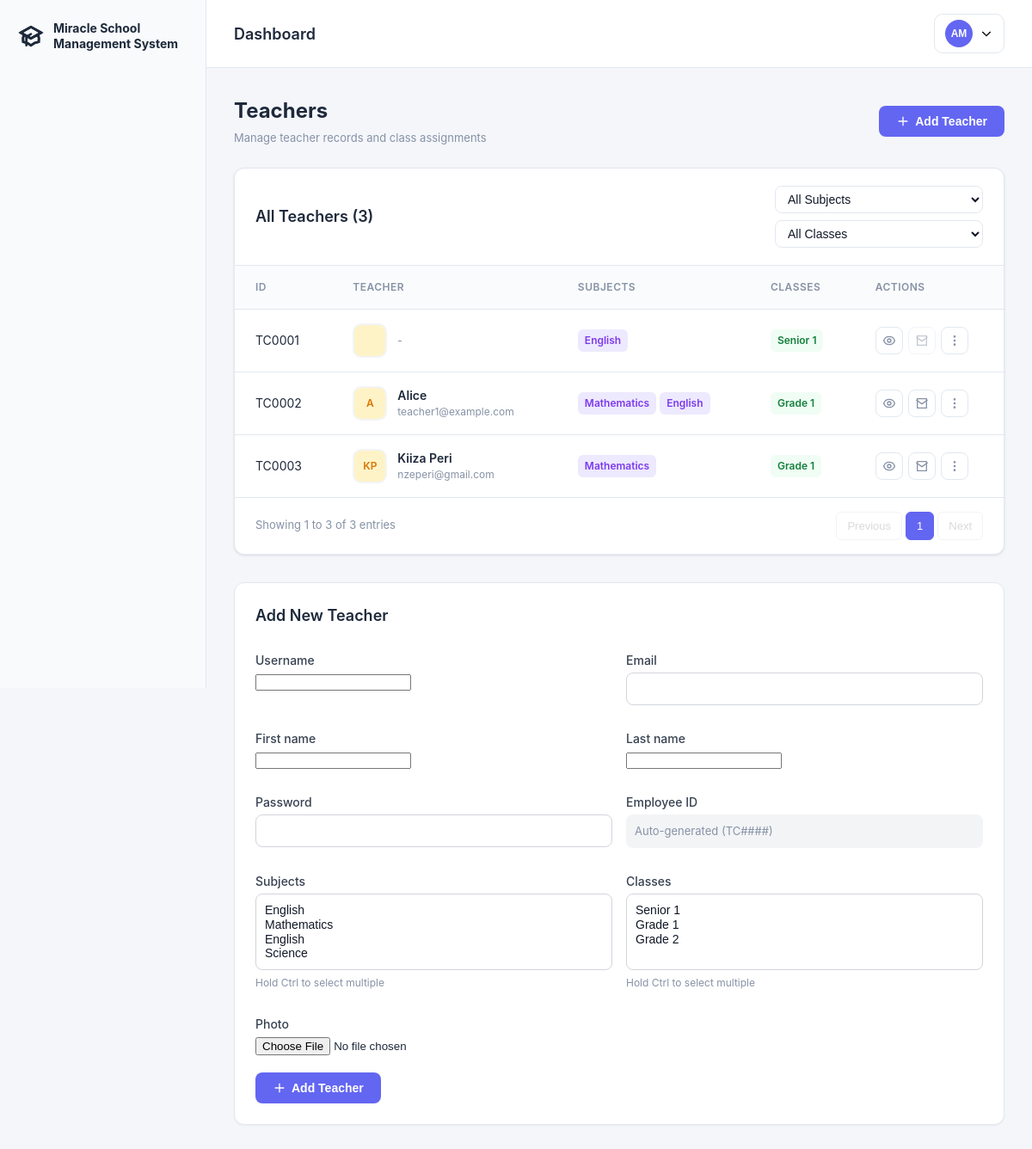
Page /portal/admin/teachers/ (signed in) on the committed database.
### school/models.py (models this page shows, shortened)
class User(AbstractUser):
    USER_TYPE_CHOICES = (
        ('admin', 'Administrator'),
        ('teacher', 'Teacher'),
        ('student', 'Student'),
        ('bursar', 'Bursar'),
    )
    user_type = models.CharField(max_length=10, choices=USER_TYPE_CHOICES)
    phone = models.CharField(max_length=15, blank=True, null=True)
    address = models.TextField(blank=True, null=True)
    class Meta:
        db_table = 'users'

class Teacher(models.Model):
    user = models.OneToOneField(User, on_delete=models.CASCADE)
    employee_id = models.CharField(max_length=20, unique=True)
    subjects = models.ManyToManyField(Subject)
    classes = models.ManyToManyField(Class, related_name='teachers')
    photo = models.ImageField(upload_to='teachers/photos/', blank=True, null=True)
    class Meta:
        db_table = 'teachers'

class Subject(models.Model):
    name = models.CharField(max_length=100)
    code = models.CharField(max_length=10, unique=True)
    description = models.TextField(blank=True)
    class Meta:
        db_table = 'subjects'

class Class(models.Model):
    name = models.CharField(max_length=50)
    level = models.CharField(max_length=20)
    class_teacher = models.ForeignKey(User, on_delete=models.SET_NULL, null=True,
                                      limit_choices_to={'user_type': 'teacher'})
    academic_year = models.CharField(max_length=9, default='2024/2025')
    promotion_rank = models.IntegerField(default=0, help_text="Order used for automatic promotion across years")
    class Meta:
        db_table = 'classes'
        verbose_name_plural = 'Classes'

### school/views.py (the view, shortened to what this page needs)
# urls.py: path('portal/admin/teachers/', views.manage_teachers, name='manage_teachers'),
@login_required
@user_passes_test(is_admin)
def manage_teachers(request):
    teachers = Teacher.objects.select_related('user').prefetch_related('subjects', 'classes').all()
    subjects = Subject.objects.all()
    classes = Class.objects.all()
    selected_subject_id = request.GET.get('subject_id')
    selected_class_id = request.GET.get('class_id')
    if selected_subject_id:
        teachers = teachers.filter(subjects__id=selected_subject_id)
    if selected_class_id:
        teachers = teachers.filter(classes__id=selected_class_id)
    teachers = teachers.distinct()
    context = {
        'teachers': teachers,
        'subjects': subjects,
        'classes': classes,
        'selected_subject_id': selected_subject_id,
        'selected_class_id': selected_class_id,
    }
    return render(request, 'admin/teachers.html', context)

### school/templates/admin/teachers.html (shortened to what this page needs)
{% extends 'base_dashboard.html' %}
{% block content %}
  <div class="content-header">
    <div>
      <h1 class="content-title">Teachers</h1>
      <p class="content-subtitle">Manage teacher records and class assignments</p>
    </div>
    <button class="btn btn-primary" onclick="document.getElementById('addTeacherForm').scrollIntoView({behavior:'smooth'})">
      <svg width="16" height="16" viewBox="0 0 24 24" fill="none" stroke="currentColor" stroke-width="2"><path d="M12 4v16m8-8H4"/></svg>
      Add Teacher
    </button>
  </div>
  <div class="table-container">
    <div class="table-header">
      <h3>All Teachers ({{ teachers.count }})</h3>
      <div class="table-filters" style="display:flex;gap:8px;align-items:center">
        <form method="get" id="teacherFilterForm" style="display:flex;gap:8px;align-items:center;flex-wrap:wrap">
          <select name="subject_id" onchange="this.form.submit()" style="padding:6px 10px;border:1px solid var(--border);border-radius:8px">
            <option value="">All Subjects</option>
          </select>
          <select name="class_id" onchange="this.form.submit()" style="padding:6px 10px;border:1px solid var(--border);border-radius:8px">
            <option value="">All Classes</option>
          </select>
        </form>
      </div>
    </div>
    <table>
      <thead>
        <tr>
          <th>ID</th>
          <th>TEACHER</th>
          <th>SUBJECTS</th>
          <th>CLASSES</th>
          <th>ACTIONS</th>
        </tr>
      </thead>
      <tbody>
        {% for t in teachers %}
          <tr>
            <td>{{ t.employee_id }}</td>
            <td>
              <div style="display:flex;align-items:center;gap:12px">
                {% if t.photo %}
                  <img src="{{ t.photo.url }}" alt="{{ t.user.get_full_name }}" class="table-avatar" />
                {% else %}
                  <div class="table-avatar" style="background:#fef3c7;color:#d97706;display:flex;align-items:center;justify-content:center;font-weight:600;font-size:12px">{{ t.user.first_name|slice:":1" }}{{ t.user.last_name|slice:":1" }}</div>
                {% endif %}
                <div>
                  <div style="font-weight:600;color:var(--text)">{{ t.user.get_full_name }}</div>
                  <div style="font-size:12px;color:var(--muted)">{{ t.user.email|default:"-" }}</div>
                </div>
              </div>
            </td>
            <td>
              <div style="display:flex;gap:4px;flex-wrap:wrap">
                {% for s in t.subjects.all %}
                  <span style="padding:4px 8px;background:#ede9fe;color:#7c3aed;border-radius:6px;font-size:12px;font-weight:600">{{ s.name }}</span>
                {% empty %}
                  <span style="color:var(--muted)">-</span>
                {% endfor %}
              </div>
            </td>
            <td>
              <div style="display:flex;gap:4px;flex-wrap:wrap">
                {% for c in t.classes.all %}
                  <span style="padding:4px 8px;background:#f0fdf4;color:#15803d;border-radius:6px;font-size:12px;font-weight:600">{{ c.name }}</span>
                {% empty %}
                  <span style="color:var(--muted)">-</span>
                {% endfor %}
              </div>
            </td>
            <td>
              <div class="table-actions">
                <a href="{% url 'admin_view_teacher' t.id %}" class="table-icon-btn" title="View details" aria-label="View profile">
                  <svg viewBox="0 0 24 24" fill="none" stroke="currentColor" stroke-width="2"><path d="M15 12a3 3 0 11-6 0 3 3 0 016 0z"/><path d="M2.458 12C3.732 7.943 7.523 5 12 5c4.478 0 8.268 2.943 9.542 7-1.274 4.057-5.064 7-9.542 7-4.477 0-8.268-2.943-9.542-7z"/></svg>
                </a>
                {% if t.user.email %}
                <a href="mailto:{{ t.user.email }}" class="table-icon-btn" title="Email {{ t.user.get_full_name }}" aria-label="Email">
                  <svg viewBox="0 0 24 24" fill="none" stroke="currentColor" stroke-width="2"><path d="M4 4h16v16H4z"/><path d="M22 6l-10 7L2 6"/></svg>
                </a>
                {% else %}
                <span class="table-icon-btn" title="No email available" aria-label="No email" style="opacity:.5;cursor:not-allowed">
                  <svg viewBox="0 0 24 24" fill="none" stroke="currentColor" stroke-width="2"><path d="M4 4h16v16H4z"/><path d="M22 6l-10 7L2 6"/></svg>
                </span>
                {% endif %}
                <a href="{% url 'admin_view_teacher' t.id %}#assignments" class="table-icon-btn" title="View assignments" aria-label="Assignments">
                  <svg viewBox="0 0 24 24" fill="none" stroke="currentColor" stroke-width="2"><circle cx="12" cy="12" r="1"/><circle cx="12" cy="5" r="1"/><circle cx="12" cy="19" r="1"/></svg>
                </a>
              </div>
            </td>
          </tr>
        {% empty %}
          <tr><td colspan="5" style="text-align:center;padding:32px;color:var(--muted)">No teachers yet.</td></tr>
        {% endfor %}
      </tbody>
    </table>
    <div class="table-pagination">
      <div class="pagination-info">Showing 1 to {{ teachers.count }} of {{ teachers.count }} entries</div>
      <div class="pagination-btns">
        <button disabled>Previous</button>
        <button style="background:var(--accent);color:#fff;border-color:var(--accent)">1</button>
        <button disabled>Next</button>
      </div>
    </div>
  </div>
  <div class="card" id="addTeacherForm" style="margin-top:32px">
    <h3 style="margin-bottom:16px;font-size:18px;font-weight:600">Add New Teacher</h3>
    <form method="post" enctype="multipart/form-data">
      <div style="display:grid;grid-template-columns:repeat(2,1fr);gap:16px">
        <div>
          <label>Username</label>
          <input name="username" required />
        </div>
        <div>
          <label>Email</label>
          <input name="email" type="email" />
        </div>
        <div>
          <label>First name</label>
          <input name="first_name" required />
        </div>
        <div>
          <label>Last name</label>
          <input name="last_name" required />
        </div>
        <div>
          <label>Password</label>
          <input name="password" type="password" required />
        </div>
        <div>
          <label>Employee ID</label>
          <div style="padding:10px;background:#f3f4f6;border-radius:8px;color:var(--muted);font-size:13px">Auto-generated (TC####)</div>
        </div>
        <div>
          <label>Subjects</label>
          <select name="subjects" multiple style="min-height:80px">
            {% for s in subjects %}
              <option value="{{ s.id }}">{{ s.name }}</option>
            {% endfor %}
          </select>
          <small style="color:var(--muted);font-size:12px;margin-top:4px;display:block">Hold Ctrl to select multiple</small>
        </div>
        <div>
          <label>Classes</label>
          <select name="classes" multiple style="min-height:80px">
            {% for c in classes %}
              <option value="{{ c.id }}">{{ c.name }}</option>
            {% endfor %}
          </select>
          <small style="color:var(--muted);font-size:12px;margin-top:4px;display:block">Hold Ctrl to select multiple</small>
        </div>
        <div style="grid-column:1/-1">
          <label>Photo</label>
          <input name="photo" type="file" accept="image/*" />
        </div>
      </div>
      <div style="margin-top:20px">
        <button class="btn btn-primary" type="submit">
          <svg width="16" height="16" viewBox="0 0 24 24" fill="none" stroke="currentColor" stroke-width="2"><path d="M12 4v16m8-8H4"/></svg>
          Add Teacher
        </button>
      </div>
    </form>
  </div>
{% endblock %}

### school/templates/base_dashboard.html (shortened to what this page needs)
<!doctype html>
<html lang="en">
<head>
  {% load static %}
  <link rel="stylesheet" href="{% static 'css/style.css' %}">
</head>
<body>
  <div class="dashboard-wrapper">
    <aside class="sidebar">
      <a href="{% if request.user.user_type == 'admin' %}{% url 'admin_dashboard' %}{% elif request.user.user_type == 'teacher' %}{% url 'teacher_dashboard' %}{% elif request.user.user_type == 'student' %}{% url 'student_dashboard' %}{% elif request.user.user_type == 'bursar' %}{% url 'bursar_dashboard' %}{% else %}{% url 'login_select' %}{% endif %}" class="sidebar-brand">
        <span>Miracle School<br/>Management System</span>
      </a>
    </aside>
    <div class="main-content">
      <div class="topbar">
        <div class="topbar-title">
          <h2 style="margin:0;font-size:18px;font-weight:600;color:var(--text)">{% block page_title %}Dashboard{% endblock %}</h2>
        </div>
        <div class="topbar-actions">
          <div class="user-menu-container">
            <button class="user-menu-trigger" onclick="document.getElementById('userDropdown').classList.toggle('active')">
              {% if request.user.student and request.user.student.photo %}
                <img src="{{ request.user.student.photo.url }}" alt="{{ request.user.get_full_name }}" class="user-avatar-img" />
              {% elif request.user.teacher and request.user.teacher.photo %}
                <img src="{{ request.user.teacher.photo.url }}" alt="{{ request.user.get_full_name }}" class="user-avatar-img" />
              {% else %}
                <div class="user-avatar">{{ request.user.first_name|slice:":1"|upper }}{{ request.user.last_name|slice:":1"|upper }}</div>
              {% endif %}
              <svg width="16" height="16" viewBox="0 0 24 24" fill="none" stroke="currentColor" stroke-width="2"><path d="M19 9l-7 7-7-7"/></svg>
            </button>
          </div>
        </div>
      </div>
      <div class="content-area">
        {% block content %}{% endblock %}
      </div>
    </div>
  </div>
</body>
</html>

### rows in the picture
User: user.first_name "A", user.last_name "M"
Teacher: employee_id "TC0001", user.email "-"
Subject: name "English", {{ s.id }} 1 (drawn)
Class: name "Senior 1", {{ c.id }} 1 (drawn)
Teacher: employee_id "TC0002", user.first_name "A", user.get_full_name "Alice", user.email "teacher1@example.com"
Subject: name "Mathematics", {{ s.id }} 2 (drawn)
Subject: name "English", {{ s.id }} 3 (drawn)
Class: name "Grade 1", {{ c.id }} 2 (drawn)
Teacher: employee_id "TC0003", user.first_name "K", user.last_name "P", user.get_full_name "Kiiza Peri", user.email "nzeperi@gmail.com"

### other values in the picture
{{ teachers.count }} "3"
